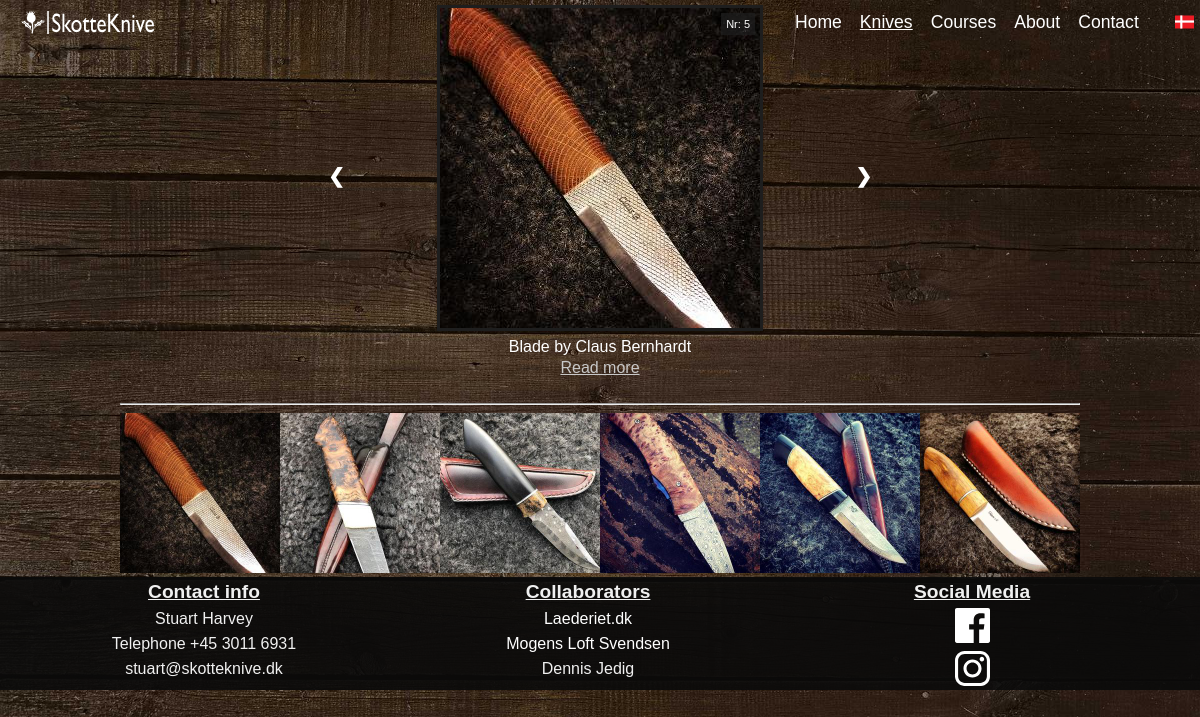
Screenshot of /en/knive.php with the database file from the repository.
### tables this page shows
CREATE TABLE `articles` (
  `id` smallint(5) UNSIGNED NOT NULL,
  `publicationDate` date NOT NULL,
  `title` varchar(255) NOT NULL,
  `summary` text NOT NULL,
  `content` mediumtext NOT NULL,
  `imageExtension` varchar(255) NOT NULL
);

### en/classes/Article.php (called while the page is built, shortened)
<?php
class Article
{
  public $id = null;
  public $imageExtension = "";
  public function __construct( $data=array() ) {
    if (isset($data['id'])) $this->id = (int) $data['id'];
    if (isset($data['title'])) $this->title = preg_replace ("/[^\.\,\-\_\'\"\@\?\!\:\$ a-zA-Z0-9()]/", "", $data['title']);
    if (isset($data['summary'])) $this->summary = preg_replace ("/[^\.\,\-\_\'\"\@\?\!\:\$ a-zA-Z0-9()]/", "", $data['summary']);
    if (isset($data['imageExtension'])) $this->imageExtension = preg_replace ("/[^\.\,\-\_\'\"\@\?\!\$ a-zA-Z0-9()]/", "", $data['imageExtension']);
  }
  public function getImagePath( $type=IMG_TYPE_FULLSIZE) {
    return ($this->id && $this->imageExtension) ? (ARTICLE_IMAGE_PATH . "/$type/" . $this->id . $this->imageExtension) : false;
  }
  public static function getList($numRows=1000000) {
    $conn = new PDO(DB_DSN, DB_USERNAME, DB_PASSWORD);
    $sql = "SELECT SQL_CALC_FOUND_ROWS *, UNIX_TIMESTAMP(publicationDate) AS publicationDate FROM articles ORDER BY publicationDate DESC LIMIT :numRows";
    $st = $conn->prepare($sql);
    $st->bindValue(":numRows", $numRows, PDO::PARAM_INT);
    $st->execute();
    $list = array();
    while ($row = $st->fetch()) {
      $article = new Article($row);
      $list[] = $article;
    }
    $sql = "SELECT FOUND_ROWS() AS totalRows";
    $totalRows = $conn->query($sql)->fetch();
    return (array("results" => $list, "totalRows" => $totalRows[0]));
  }
}
?>

### en/templates/homepage.php (the view, shortened to what this page needs)
<?php include "templates/include/header.php" ?>
<article>
<header>
  <nav class="topnav" id="myTopnav">
    <section id="logo"><a href="index.html"><img src="../images/logo.svg" alt="Logo - Skotteknive"></a></section>
      <a href="../index.html"><section class="flag"><img src="../images/denmark.svg" title="Danish / Dansk" alt="Danish flag"></section></a>
      <a href="../index.html"><section class="show-none">Danish</section></a>
      <a href="kontakt.html">Contact</a>
      <a href="om.html">About</a>
      <a href="kurser.html">Courses</a>
      <a href="knive.php" class="active">Knives</a>
      <a href="index.html">Home</a>
  </nav>
</header>
</article>
      <div id="fullPage">
        <div class="section s1">
          <article>
          <section class="container">
            <?php foreach ($results['articles'] as $article) { ?>
                  <section class="mySlides">
                    <section class="gallery-top">
                      <?php if ($imagePath = $article->getImagePath(IMG_TYPE_THUMB)) { ?>
                        <a href="knive.php?action=viewArticle&amp;articleId=<?php echo $article->id?>"><img class="large-image" src="<?php echo $imagePath?>" alt="<?php echo htmlspecialchars($article->title)?> Håndlavet kniv - Skotteknive">
                        <section class="gallery-top-text">Nr: <?php echo htmlspecialchars($article->id) ?></section>
                        <?php } ?>
                        <p class="summary"><?php echo htmlspecialchars($article->summary)?></p>
                        <p class="underline gray">Read more</p>
                        <br>
                      </a>
                      </section>
                  </section>
            <?php } ?>
            <a class="prev" onclick="plusSlides(-1)">❮</a>
            <a class="next" onclick="plusSlides(1)">❯</a>
            <hr>
            <section class="row">
              <?php $index = 1; { ?>
              <?php foreach ($results['articles'] as $article) { ?>
                <section class="column">
                  <?php if ($imagePath = $article->getImagePath(IMG_TYPE_THUMB)) { ?>
                    <img class="demo cursor small-image" src="<?php echo $imagePath?>" onclick="currentSlide(<?php echo $index ?>)" alt="<?php echo htmlspecialchars($article->title)?>">
                  <?php } ?>
                  <?php $index++ ?>
                </section>
              <?php }} ?>
            </section>
          </section>
          </article>
          </div>
        <div class="section s2 fp-auto-height">
          <article>
<?php include "templates/include/footer.php"?>

### css/style-min.css (style rules this page uses)
body { margin:0 auto;padding:0 auto;color:#f0f0f0;font-family:Arial,Helvetica,sans-serif;background-image:url(../images/wood-brown.jpg);background-repeat:no-repeat;background-size:cover }
a { color:#fff }
.underline { text-decoration:underline }
.gray { color:#c8c8c8 }
.topnav { overflow:hidden;position:fixed;top:0;width:100%;z-index:1 }
.topnav a { float:right;display:flex;color:#fff;text-align:center;padding-top:1%;padding-left:1%;margin-right:.5%;text-decoration:none;font-size:1.1rem }
.topnav #logo { float:left;margin-left:1.5% }
.topnav a img { padding-top:2.5%;width:45% }
.topnav .active { text-decoration:underline!important }
.flag { display:block }
.flag img { width:1.2rem!important }
.large-image { width:50% }
.container { position:relative;margin-left:10%;margin-right:10% }
.container a { color:#fff;text-align:center }
.mySlides { display:none;justify-content:center;align-items:center }
.cursor { cursor:pointer }
.next,.prev { display:none;cursor:pointer;position:absolute;top:25%;width:auto;padding:16px;color:#fff;font-weight:700;font-size:20px;border-radius:0 3px 3px 0;user-select:none;-webkit-user-select:none }
.prev { left:20% }
.next { right:20%;border-radius:3px 0 0 3px }
.row:after { content:"";display:table;clear:both }
.column { float:left;width:16.66% }
.large-image { width:100%;max-width:320px;border:3px solid #1e1e1e }
.small-image { width:100% }
.demo { opacity:1 }
.gallery-top { position:relative }
.gallery-top p { padding:0;margin:0;margin-top:1% }
.gallery-top a { text-decoration:none }
.gallery-top-text { position:absolute;top:8px;right:8px;background-color:rgba(30,30,30,.7);font-size:11px;padding:5px }
.summary { margin-bottom:1% }
@media screen and (min-width:0px) { p { font-size:1rem } }
@media screen and (min-width:900px) { .next,.prev { display:block } }

### rows the page displays
articles: id+imageExtension (picture), id "5", summary "Blade by Claus Bernhardt"
articles: id+imageExtension (picture)
articles: id+imageExtension (picture)
articles: id+imageExtension (picture)
articles: id+imageExtension (picture)
articles: id+imageExtension (picture)
